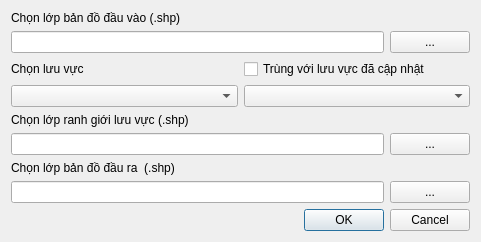
<?xml version="1.0" encoding="UTF-8"?>
<ui version="4.0">
 <class>Dialog_CapNhatVCT</class>
 <widget class="QDialog" name="Dialog_CapNhatVCT">
  <property name="geometry">
   <rect>
    <x>0</x>
    <y>0</y>
    <width>481</width>
    <height>240</height>
   </rect>
  </property>
  <property name="windowTitle">
   <string>v5PES - Cập nhật vùng chi trả</string>
  </property>
  <layout class="QGridLayout" name="gridLayout_4">
   <item row="0" column="0">
    <widget class="QLabel" name="label">
     <property name="text">
      <string>Chọn lớp bản đồ đầu vào (.shp)</string>
     </property>
    </widget>
   </item>
   <item row="1" column="0" colspan="2">
    <layout class="QGridLayout" name="gridLayout">
     <item row="0" column="0">
      <widget class="QLineEdit" name="lineEdit"/>
     </item>
     <item row="0" column="1">
      <widget class="QPushButton" name="pushButton">
       <property name="text">
        <string>...</string>
       </property>
      </widget>
     </item>
    </layout>
   </item>
   <item row="2" column="0">
    <widget class="QLabel" name="label_2">
     <property name="text">
      <string>Chọn lưu vực </string>
     </property>
    </widget>
   </item>
   <item row="2" column="1">
    <widget class="QCheckBox" name="checkBox">
     <property name="text">
      <string>Trùng với lưu vực đã cập nhật</string>
     </property>
    </widget>
   </item>
   <item row="3" column="0">
    <widget class="QComboBox" name="comboBox"/>
   </item>
   <item row="3" column="1">
    <widget class="QComboBox" name="comboBox2"/>
   </item>
   <item row="4" column="0">
    <widget class="QLabel" name="label_3">
     <property name="text">
      <string>Chọn lớp ranh giới lưu vực (.shp)</string>
     </property>
    </widget>
   </item>
   <item row="5" column="0" colspan="2">
    <layout class="QGridLayout" name="gridLayout_2">
     <item row="0" column="0">
      <widget class="QLineEdit" name="lineEdit_2"/>
     </item>
     <item row="0" column="1">
      <widget class="QPushButton" name="pushButton_2">
       <property name="text">
        <string>...</string>
       </property>
      </widget>
     </item>
    </layout>
   </item>
   <item row="6" column="0">
    <widget class="QLabel" name="label_4">
     <property name="text">
      <string>Chọn lớp bản đồ đầu ra  (.shp)</string>
     </property>
    </widget>
   </item>
   <item row="7" column="0" colspan="2">
    <layout class="QGridLayout" name="gridLayout_3">
     <item row="0" column="0">
      <widget class="QLineEdit" name="lineEdit_4"/>
     </item>
     <item row="0" column="1">
      <widget class="QPushButton" name="pushButton_3">
       <property name="text">
        <string>...</string>
       </property>
      </widget>
     </item>
    </layout>
   </item>
   <item row="8" column="0" colspan="2">
    <widget class="QDialogButtonBox" name="buttonBox">
     <property name="orientation">
      <enum>Qt::Horizontal</enum>
     </property>
     <property name="standardButtons">
      <set>QDialogButtonBox::Cancel|QDialogButtonBox::Ok</set>
     </property>
    </widget>
   </item>
  </layout>
 </widget>
 <resources/>
 <connections>
  <connection>
   <sender>buttonBox</sender>
   <signal>accepted()</signal>
   <receiver>Dialog_CapNhatVCT</receiver>
   <slot>accept()</slot>
   <hints>
    <hint type="sourcelabel">
     <x>248</x>
     <y>254</y>
    </hint>
    <hint type="destinationlabel">
     <x>157</x>
     <y>274</y>
    </hint>
   </hints>
  </connection>
  <connection>
   <sender>buttonBox</sender>
   <signal>rejected()</signal>
   <receiver>Dialog_CapNhatVCT</receiver>
   <slot>reject()</slot>
   <hints>
    <hint type="sourcelabel">
     <x>316</x>
     <y>260</y>
    </hint>
    <hint type="destinationlabel">
     <x>286</x>
     <y>274</y>
    </hint>
   </hints>
  </connection>
 </connections>
</ui>
